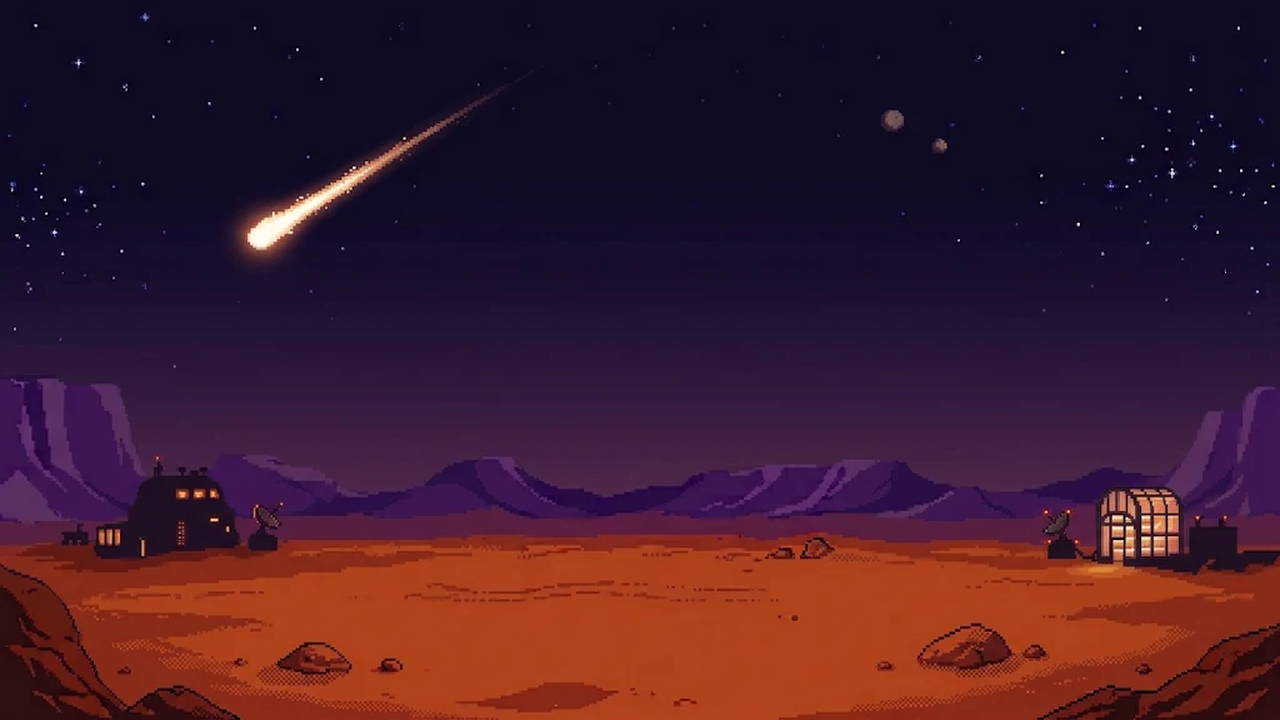
#> input picture boot_splash.png, 1280 x 720 px
$ python -i draw_rover.py   (imports and definitions only)
#> lines starting #> are read from the running program, lines starting #| are printed output that depends on the picture
"""Side-view Mars rover for the base map: flat, clean style (white body, grey frame,
orange accents, mast camera, RTG at the back, six-wheel rocker-bogie).
4 frames in one row (64x40 each): wheels turn, body rides the suspension.

Usage: python3 -I draw_rover.py <out_png>
"""
import math, sys
from PIL import Image, ImageDraw

INK, PLUM, MAUVE, STONE, CREAM, WHITE = (43, 26, 46), (104, 66, 102), (155, 130, 139), (203, 183, 179), (238, 219, 200), (255, 246, 236)
ORANGE, GOLD, ICE = (255, 109, 0), (252, 165, 74), (134, 189, 200)
W, H, N = 64, 40, 4

def wheel(d, cx, cy, ang):
    d.ellipse((cx - 6, cy - 6, cx + 6, cy + 6), fill=INK)
    d.ellipse((cx - 5, cy - 5, cx + 5, cy + 5), fill=PLUM)
    d.ellipse((cx - 3, cy - 3, cx + 3, cy + 3), fill=STONE)
    for k in range(3):                                     # spokes / tread marks turn each frame
        a = ang + k * 2 * math.pi / 3
        d.point((round(cx + 4.6 * math.cos(a)), round(cy + 4.6 * math.sin(a))), fill=MAUVE)
    d.point((cx, cy), fill=INK)

def frame(i):
    im = Image.new("RGBA", (W, H), (0, 0, 0, 0)); d = ImageDraw.Draw(im)
    ang = i * math.pi / 6
    bob = 1 if i % 2 else 0
    wy = 33
    wx = (12, 31, 50)
    # rocker-bogie suspension (drawn behind the body)
    pivot = (27, 24 + bob)
    d.line((pivot, (wx[0], wy - 2)), fill=INK, width=2)
    d.line((pivot, (40, 26 + bob)), fill=INK, width=2)
    d.line(((40, 26 + bob), (wx[1], wy - 2)), fill=INK, width=2)
    d.line(((40, 26 + bob), (wx[2], wy - 2)), fill=INK, width=2)
    for p in (pivot, (40, 26 + bob)): d.ellipse((p[0] - 1, p[1] - 1, p[0] + 1, p[1] + 1), fill=GOLD)
    # RTG power unit at the back
    d.polygon([(5, 13 + bob), (14, 15 + bob), (14, 22 + bob), (6, 21 + bob)], fill=MAUVE, outline=INK)
    for y in (16, 18): d.line((7, y + bob, 12, y + 1 + bob), fill=PLUM)
    d.rectangle((3, 12 + bob, 6, 14 + bob), fill=ORANGE, outline=INK)
    # body
    d.rectangle((13, 13 + bob, 49, 24 + bob), fill=INK)
    d.rectangle((14, 14 + bob, 48, 23 + bob), fill=WHITE)
    d.rectangle((14, 14 + bob, 48, 15 + bob), fill=CREAM)          # deck edge
    d.rectangle((14, 21 + bob, 48, 23 + bob), fill=STONE)          # lower panel
    d.line((14, 20 + bob, 48, 20 + bob), fill=ORANGE)              # accent stripe
    for x in (24, 36): d.line((x, 16 + bob, x, 19 + bob), fill=STONE)
    # high-gain antenna dish on the deck
    d.ellipse((18, 8 + bob, 26, 13 + bob), fill=INK); d.ellipse((19, 9 + bob, 25, 12 + bob), fill=CREAM)
    d.line((22, 12 + bob, 22, 13 + bob), fill=INK)
    # mast + camera head
    d.rectangle((38, 3 + bob, 40, 13 + bob), fill=INK); d.line((39, 4 + bob, 39, 12 + bob), fill=STONE)
    d.rectangle((34, 0 + bob, 46, 6 + bob), fill=INK)
    d.rectangle((35, 1 + bob, 45, 5 + bob), fill=WHITE)
    d.rectangle((35, 1 + bob, 37, 5 + bob), fill=ORANGE)
    d.rectangle((41, 2 + bob, 43, 4 + bob), fill=INK); d.point((42, 3 + bob), fill=ICE)
    # robotic arm folded at the front
    d.line((49, 18 + bob, 55, 15 + bob), fill=INK, width=2)
    d.line((55, 15 + bob, 57, 22 + bob), fill=INK, width=2)
    d.rectangle((55, 21 + bob, 59, 25 + bob), fill=INK); d.rectangle((56, 22 + bob, 58, 24 + bob), fill=GOLD)
    for x in wx: wheel(d, x, wy, ang + x)
    return im

sheet = Image.new("RGBA", (W * N, H), (0, 0, 0, 0))
#> sheet: PIL image 256x40 RGBA; every value is 0
# [3 lines not run here, left out]

>>> import cv2
>>> picture = cv2.imread('../boot_splash.png', cv2.IMREAD_GRAYSCALE)
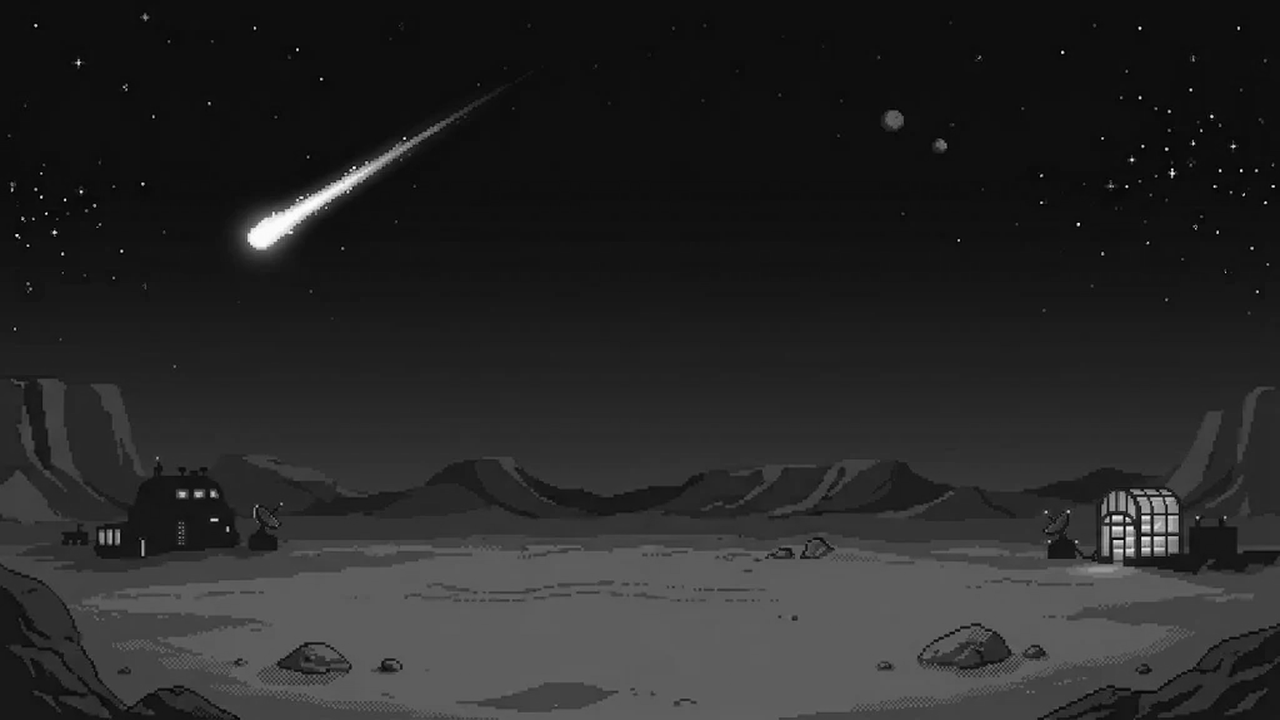
#> picture: shape (720, 1280); min 0, max 255, mean 39.7
>>> result = frame(picture)
#> in frame, `im = Image.new('RGBA', (W, H), (0, 0, 0, 0))`: im: PIL image 64x40 RGBA; every value is 0
#> in frame, `ang = i * math.pi / 6`:
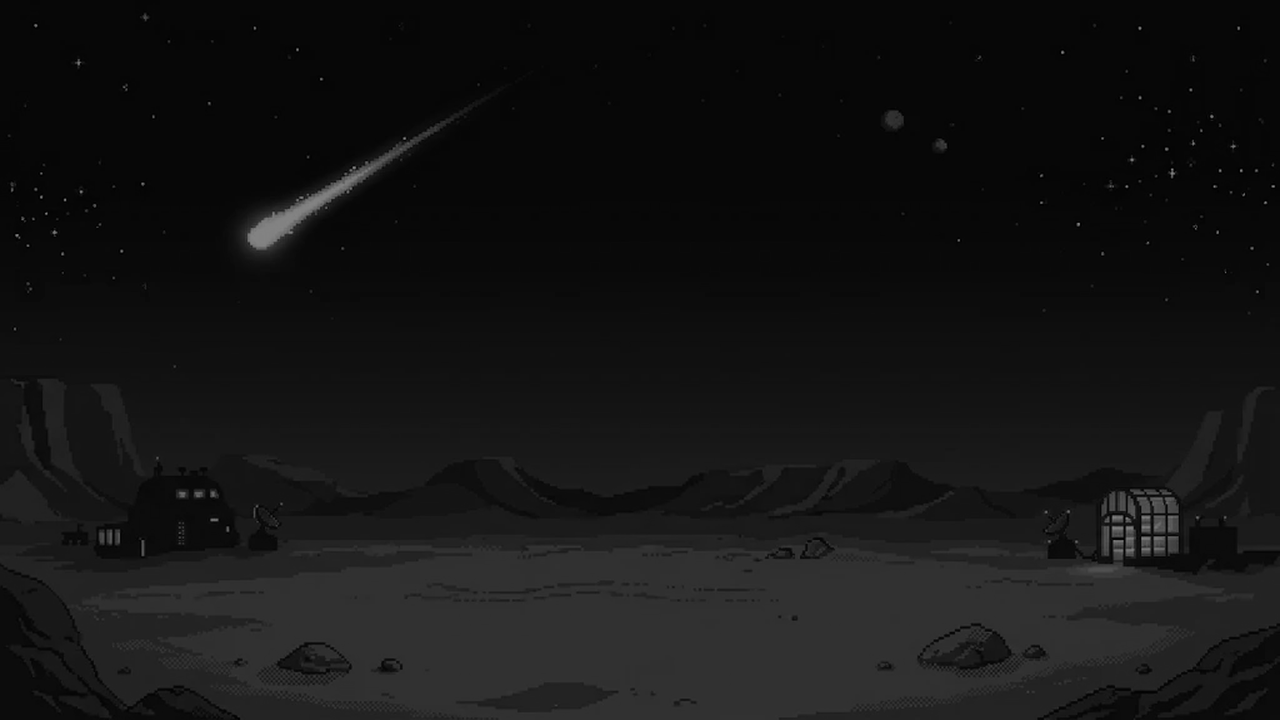
#> ang: shape (720, 1280) float64; min 0, max 133.5, mean 20.8
#> (the run stopped early here; a loop or call above may not have finished)
